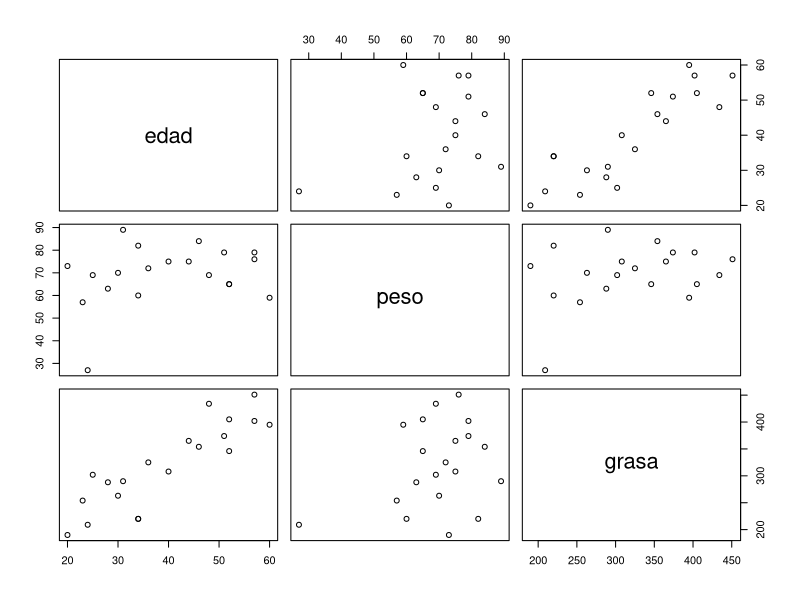
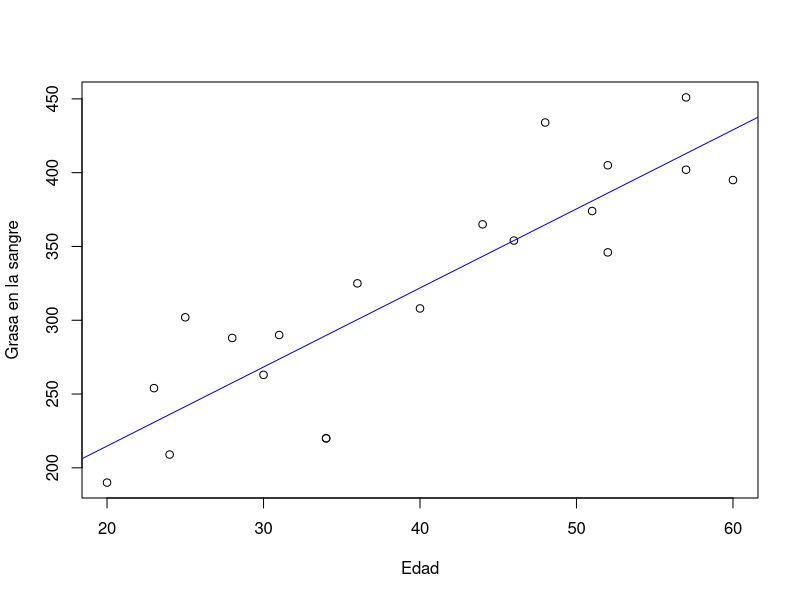
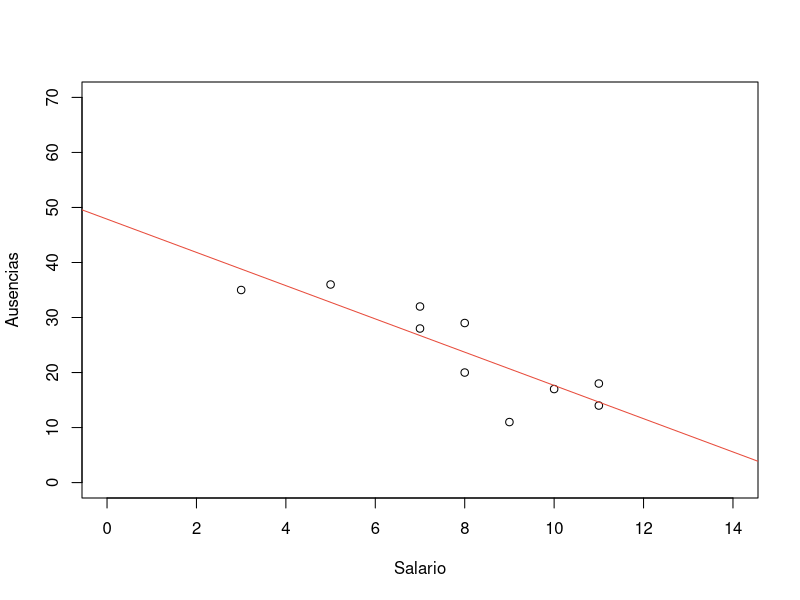
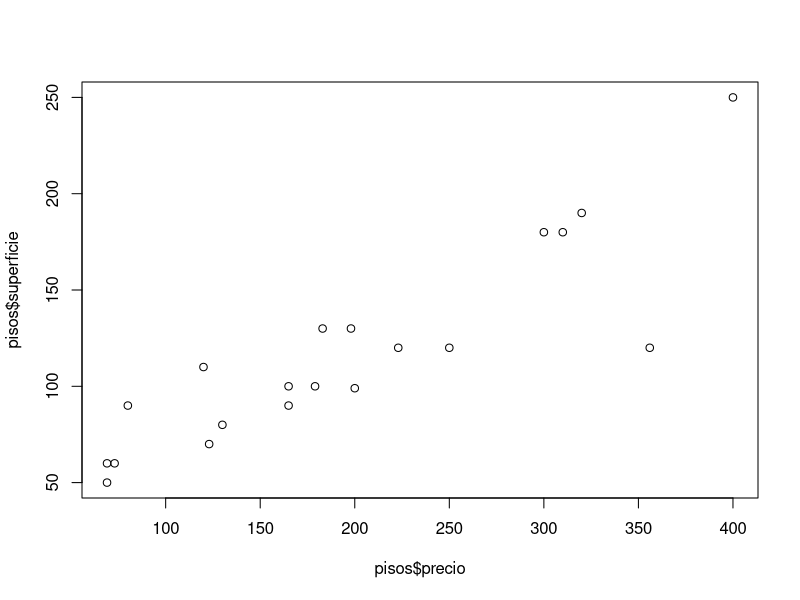
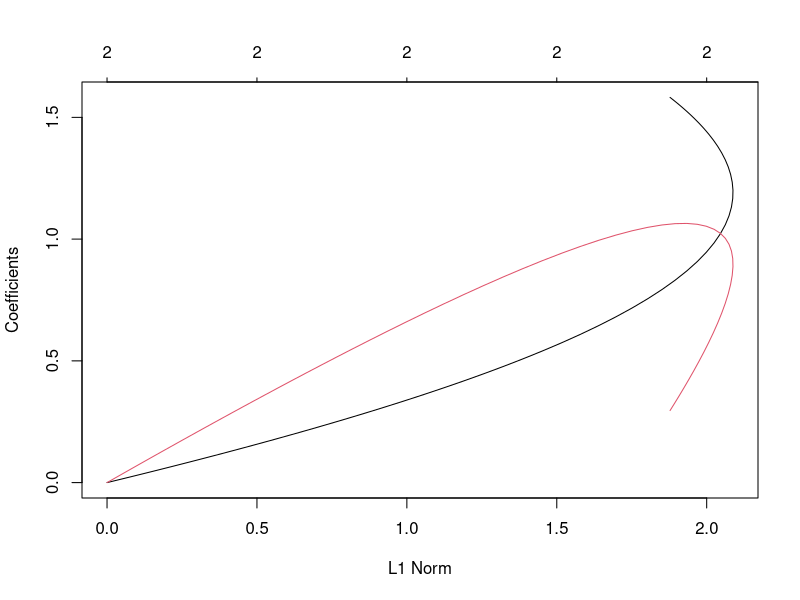

The R script that drew these images, in order:
# EJERCICIO A
# Regresión lineal simple en R

# Funcion lm:
#lm(formula, data, subset, weights, na.action,
#   method = "qr", model = TRUE, x = FALSE, y = FALSE, qr = TRUE,
#   singular.ok = TRUE, constrasts = NULL, offset)

# Ejemplo de aplicacion 1
edad <- c(46,20,52,30,57,25,28,36,57,44,24,31,52,23,60,48,34,51,40,34)
peso <- c(84,73,65,70,76,69,63,72,79,75,27,89,65,57,59,69,60,79,75,82)
grasa <-
  c(354,190,405,263,451,302,288,325,402,365,209,290,346,254,395,434,220
    ,374,308,220)
datos <- data.frame(edad,peso,grasa)

# Salida del grafico generado
pairs(datos)

# Calculo de coeficiente de correlacion lineal
cor(datos)
##      edad      peso     grasa
## edad 1.0000000 0.2705334 0.8741798
## peso 0.2705334 1.0000000 0.3009460
## grasa 0.8741798 0.3009460 1.0000000

# Funcion lm
reg <- lm(grasa~edad, edad=datos)
reg
## Call:
## lm(formula = grasa ~ edad, data = datos)
## 
## Coefficients:
## (Intercept) edad 
## 107.633 5.356

summary(reg)
## Call:
## lm(formula = grasa ~ edad, data = datos)
## 
## Residuals:
## Min 1Q Median 3Q Max 
## -69.75 -25.37 -2.68 23.51 69.25 
## 
## Coefficients:
## Estimate Std. Error t value Pr(>|t|) 
## (Intercept) 107.6328 29.1057 3.698 0.00165 ** 
## edad 5.3565 0.7013 7.638 4.71e-07 ***
## ---
## Signif. codes: 0 '***' 0.001 '**' 0.01 '*' 0.05 '.' 0.1 ' ' 1
## 
## Residual standard error: 38.94 on 18 degrees of freedom
## Multiple R-squared: 0.7642, Adjusted R-squared: 0.7511 
## F-statistic: 58.33 on 1 and 18 DF, p-value: 4.712e-07

# Visualizacion con la recta de regresión ajustada
plot(edad,grasa,xlab="Edad",ylab="Grasa en la sangre")
abline(reg, col="blue")

# Calculo de predicciones predict()
pred_edades <- data.frame(edad=seq(20,60))
predict(reg,pred_edades)

# Prediccion a mayor rango
pred_edad <- data.frame(edad=c(10,80))
predict(reg,pred_edad)


## EJEMPLO DE APLICACION 2
salario<- c(11, 10, 8, 5, 9, 7, 3, 11, 8, 7)
ausencias<- c(18, 17, 29, 36, 11, 28, 35, 14, 20, 32)
df <-data.frame(salario,ausencias)
df

# Aplicacion de test de Shapiro Wilk
shapiro.test( df$salario )

# Aplicacion del modelo de regresion lineal
modeloR <- lm(ausencias ~ salario,
              data = df) # (x, y)
summary(modeloR) # para ver el resumen del modelo
###Salida:
#  Call:
#  lm(formula = ausencias ~ salario, data = df)
#Residuals:
#  Min 1Q Median 3Q Max 
#-9.6757 -2.9368 0.3243 3.3353 5.3022 
#Coefficients:
#  Estimate Std. Error t value Pr(>|t|) 
#(Intercept) 47.8744 5.4120 8.846 2.1e-05 ***
#  salario -3.0221 0.6549 -4.615 0.00172 ** 
#
#  Signif. codes: 0 ‘***’ 0.001 ‘**’ 0.01 ‘*’ 0.05 ‘.’ 0.1 ‘ ’ 1
#Residual standard error: 5.026 on 8 degrees of freedom
#Multiple R-squared: 0.7269, Adjusted R-squared: 0.6928 
#F-statistic: 21.3 on 1 and 8 DF, p-value: 0.001722

# Representacion de la recta del modelo de regresion
plot( df$salario, 
      df$ausencias, 
      xlim = c( 0, 14 ),
      ylim = c( 0, 70 ), 
      xlab = "Salario", 
      ylab = "Ausencias" )
abline( modeloR, col = "#e74c3c" ) # añadir la recta


# ANALISIS DE LOS MODELOS DE REGRESION LINEAL Y MULTIPLE
## Ejemplo de aplicacion, estudio de mercado sobre el precio de los pisos.
precio <- c(250, 130, 165, 310, 320, 400, 200, 80, 69, 179, 120, 223, 300, 
            198, 165, 69, 73, 123, 356, 183)
superficie <- c(120, 80, 100, 180, 190, 250, 99, 90, 60, 100, 110, 120, 180, 
                130, 90, 50, 60, 70, 120, 130)
antiguedad <-c(15, 20, 30, 15, 12, 40, 30, 27, 14, 20, 22, 25, 21, 33, 5, 12, 
               6, 10, 28, 30)
pisos <- data.frame(precio, superficie, antiguedad)

# Dibujar el diagrama de dispersión 
plot(pisos$precio,pisos$superficie)

# Modelo de regresion lineal simple (precio ~ superficie)
reg_lin <- lm(precio ~ superficie, data = pisos)
summary(reg_lin)
# Resultado: precio = -7.813 + 1.747 * superficie

# Modelo de regresion lineal simple (precio ~ antiguedad)
reg_lin1 <- lm(precio ~ antiguedad, data = pisos)
summary(reg_lin1)
# Resultado: precio = 110.423 + 4.107 * antiguedad

# Modelo de regresion lineal múltiple (precio ~ superficie + antiguedad)
reg_mult <- lm(precio ~ superficie + antiguedad, data = pisos)
summary(reg_mult)
# Resultado: precio = -6.82133 + 1.75516 * superficie – 0.09239 * antiguedad


## EJERCICIO B: Ejemplos de aplicacion
# Modelo nulo y modelo completo
modelo_nulo <- lm(precio ~ 1, data=pisos)  # Modelo sin predictores
modelo_completo <- lm(precio ~ ., data=pisos)  # Modelo con todos los predictores

#1 Selección hacia adelante (forward)
stepAIC_forward <- step(modelo_nulo, direction="forward", scope=formula(modelo_completo))
summary(stepAIC_forward)

#2 Selección Backward (Selección secuencial hacia atrás):
stepAIC_backward <- step(reg_mult, direction="backward")
summary(stepAIC_backward)

#3 Selección Central (Selección central):
install.packages("leaps")
library(leaps)
regCentral <- regsubsets(precio ~ ., data=pisos, nvmax=4)
summary(regCentral)

#4 Selección por Regresión Lineal Stepwise (Selección paso a paso):
install.packages("MASS")
library(MASS)
stepwiseReg <- stepAIC(reg_mult, direction="both")

#5 Selección por Penalización (Lasso, Ridge, Elastic Net):
install.packages("glmnet")
library(glmnet)
x <- as.matrix(pisos[, -which(names(pisos) == "precio")])
y <- pisos$precio

# Aplicar Ridge Regression (alpha=0)
ridgeMod <- glmnet(x, y, alpha=0)
# Graficar el modelo de Ridge
plot(ridgeMod)


## EJERCICIO C
# Elegir un dataset y aplicar modelos de regresión lineal
# El dataset viene por defecto en R. Se puede exportar mediante archivo CSV
write.csv(mtcars, file = "mtcars.csv", row.names = FALSE)

data(mtcars)
mtcars$cyl <- as.factor(mtcars$cyl) # Convertir a factor
regMod <- lm(mpg ~ ., data=mtcars)
summary(regMod)


## EJERCICIO D
#  Crear modelos de regresión múltiple con distintas combinaciones de variables
# Modelo 1: mpg ~ disp + hp
regMod1 <- lm(mpg ~ disp + hp, data=mtcars)
summary(regMod1)

# Modelo 2: mpg ~ disp + hp + wt
regMod2 <- lm(mpg ~ disp + hp + wt, data=mtcars)
summary(regMod2)
